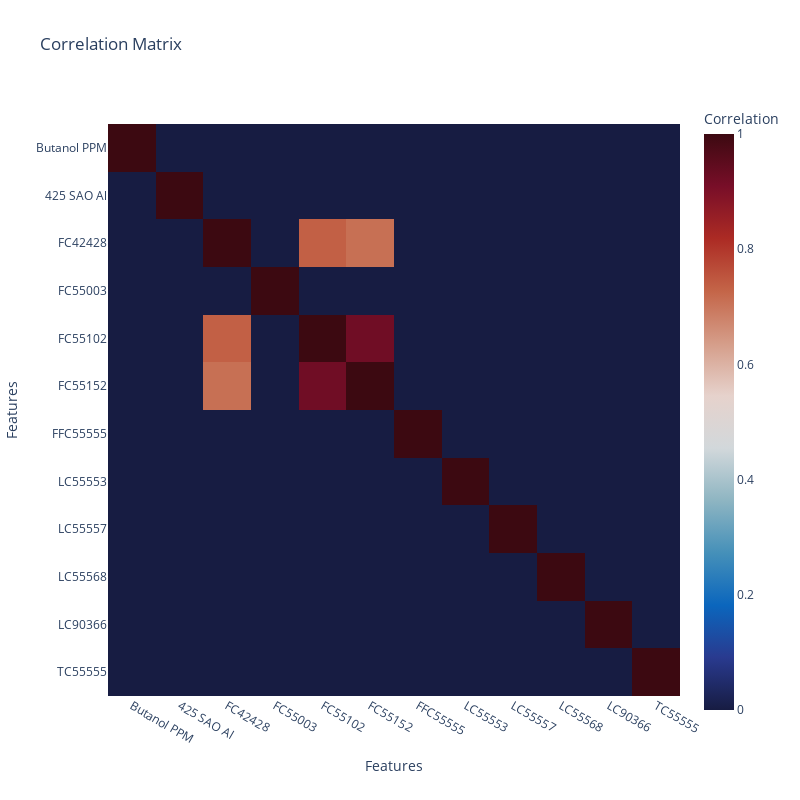

Write notebook code for a chart like this one.
### Code cell
import plotly.express as px

threshold = 0.6
correlation_matrix = df_All.corr(numeric_only=True)
correlation_matrix = correlation_matrix[abs(correlation_matrix) > threshold].fillna(0)



fig = px.imshow(correlation_matrix, 
                color_continuous_scale='balance',
                labels=dict(x="Features", y="Features", color="Correlation"),
                title="Correlation Matrix")

fig.update_xaxes(title_text='Features', side='bottom')
fig.update_layout(width=800, height=800)

fig.show()

### Figure 1 — Plotly figure (JSON) as saved in the notebook; plotly's stock layout.template omitted (floating-point values rounded to 4 significant figures; data arrays with more than 128 entries replaced by an {"elided": "..."} marker saying what was removed)
{"data": [{"coloraxis": "coloraxis", "hovertemplate": "Features: %{x}<br>Features: %{y}<br>Correlation: %{z}<extra></extra>", "name": "0", "type": "heatmap", "x": ["Butanol PPM", "425 SAO Al", "FC42428", "FC55003", "FC55102", "FC55152", "FFC55555", "LC55553", "LC55557", "LC55568", "LC90366", "TC55555"], "xaxis": "x", "y": ["Butanol PPM", "425 SAO Al", "FC42428", "FC55003", "FC55102", "FC55152", "FFC55555", "LC55553", "LC55557", "LC55568", "LC90366", "TC55555"], "yaxis": "y", "z": {"elided": "12x12 float values"}}], "layout": {"coloraxis": {"colorbar": {"title": {"text": "Correlation"}}, "colorscale": [[0, "rgb(23, 28, 66)"], [0.09091, "rgb(41, 58, 143)"], [0.1818, "rgb(11, 102, 189)"], [0.2727, "rgb(69, 144, 185)"], [0.3636, "rgb(142, 181, 194)"], [0.4545, "rgb(210, 216, 219)"], [0.5455, "rgb(230, 210, 204)"], [0.6364, "rgb(213, 157, 137)"], [0.7273, "rgb(196, 101, 72)"], [0.8182, "rgb(172, 43, 36)"], [0.9091, "rgb(120, 14, 40)"], [1, "rgb(60, 9, 17)"]]}, "height": 800, "title": {"text": "Correlation Matrix"}, "width": 800, "xaxis": {"anchor": "y", "constrain": "domain", "domain": [0, 1], "scaleanchor": "y", "side": "bottom", "title": {"text": "Features"}}, "yaxis": {"anchor": "x", "autorange": "reversed", "constrain": "domain", "domain": [0, 1], "title": {"text": "Features"}}}}
